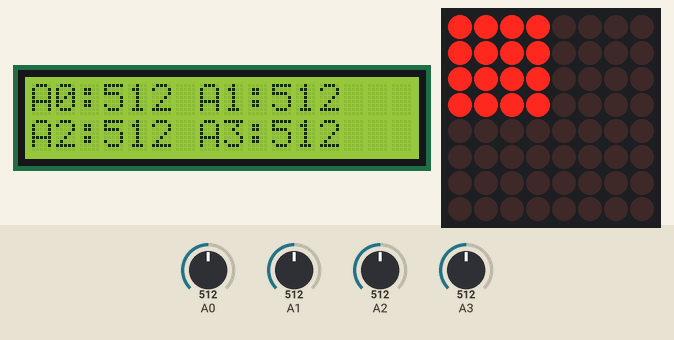
The sketch below on a simulated Arduino Uno, built with avr-gcc and run on an emulated ATmega328P. Shown: 16×2 character LCD, 8×8 LED matrix. The inputs (shaded band) are chosen by the test bench; at power-on: A0 = 512, A1 = 512, A2 = 512, A3 = 512.

Above: at 1.2 s.
1.3 s: A0 set to 716
At 2.6 s:
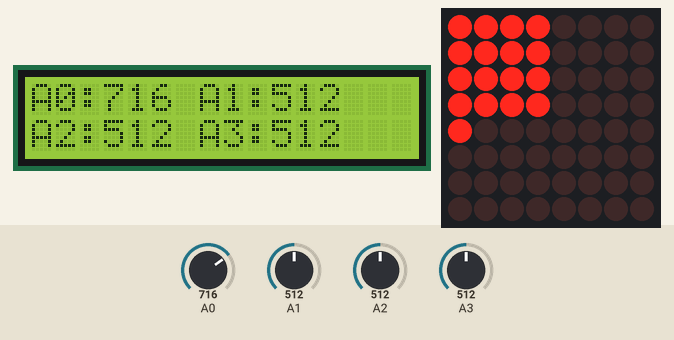
2.9 s: A1 set to 716
At 3.8 s:
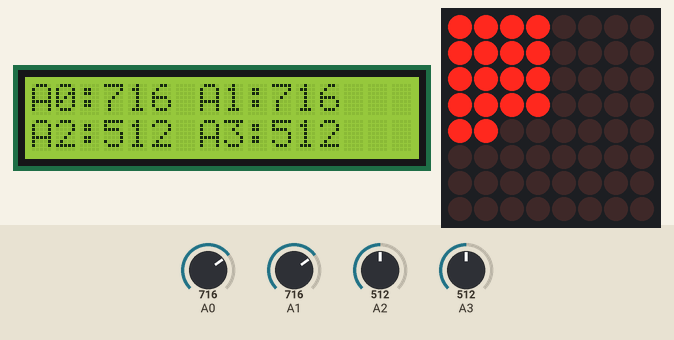
4.5 s: A2 set to 716
At 5.0 s:
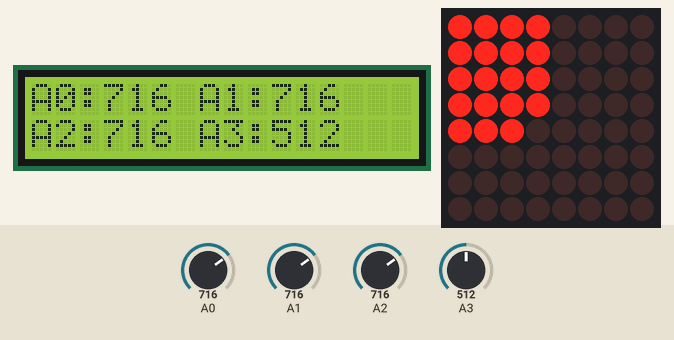
6.1 s: A3 set to 716
At 7.4 s:
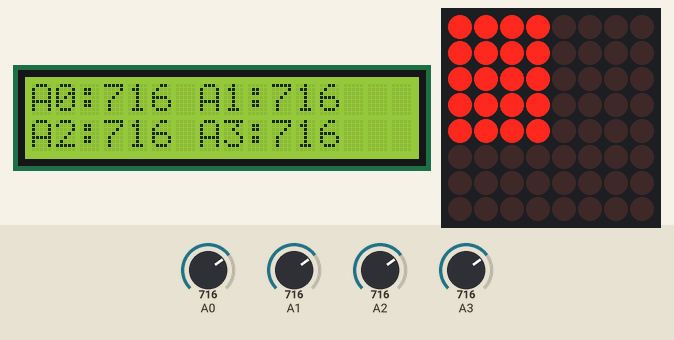
7.7 s: A0 set to 755
At 8.7 s:
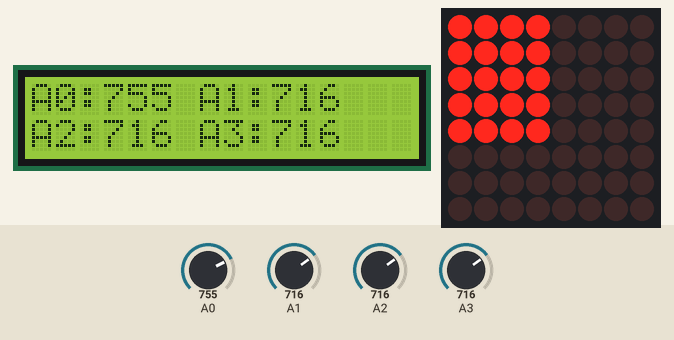
9.3 s: A0 set to 776
At 9.9 s:
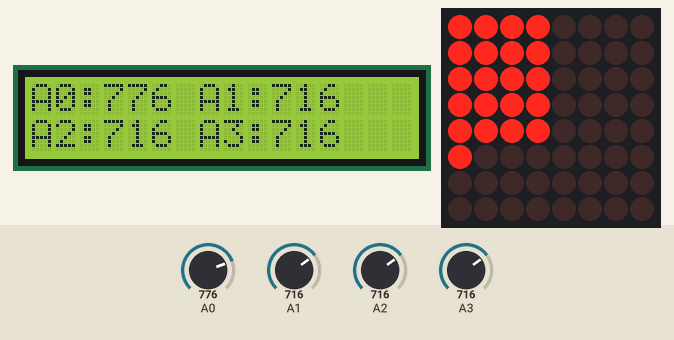
Timing chart, 0 to 11.9 s (numbered marks = the images above; inputs shaded):
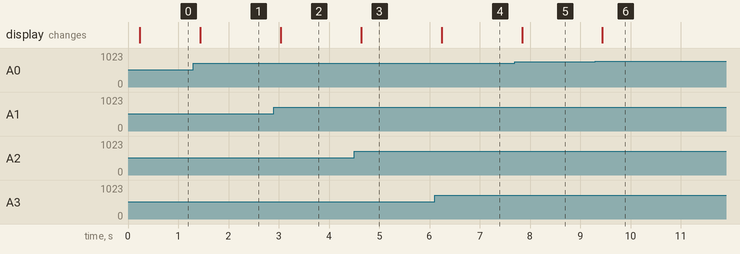

Measured:
- the behaviour switches between 767 and 768 on A0 (found by bisection; images 5 and 6)
- after the input at 1.3 s, the display: changes after 0.14 s (image 1)
- after the input at 2.9 s, the display: changes after 0.14 s (image 2)
- after the input at 4.5 s, the display: changes after 0.14 s (image 3)
- after the input at 6.1 s, the display: changes after 0.14 s (image 4)
- after the input at 7.7 s, the display: changes after 0.14 s (image 5)
- after the input at 9.3 s, the display: changes after 0.14 s (image 6)

The sketch:

z1_plan-b.ino
```cpp
// sa IIC adapterom

#include <Wire.h>
#include <LiquidCrystal_I2C.h>
#include <LedControl.h>

// Inicijalizacija LCD-a preko I²C adaptera (adresa 0x27, 16x2)
LiquidCrystal_I2C lcd(0x27, 16, 2);

// Inicijalizacija LED matrice (MAX7219): parametri su (dataPin, clkPin, csPin, broj uređaja)
// U ovom primjeru DIN=13, CLK=A5, CS=A4 – prilagodite prema svojoj shemi.
LedControl lc = LedControl(13, A5, A4, 1);

const unsigned long updateInterval = 200;  // period ažuriranja prikaza (200 ms ili više)
unsigned long lastUpdateTime = 0;

void setup() {
  // Inicijalizacija LCD-a
  lcd.init();
  lcd.backlight();

  // Postavljanje LED matrice: uključivanje, postavljanje intenziteta i čišćenje prikaza
  lc.shutdown(0, false);
  lc.setIntensity(0, 8);
  lc.clearDisplay(0);
}

void loop() {
  if (millis() - lastUpdateTime >= updateInterval) {
    lastUpdateTime = millis();

    // Čitanje "šuma" s četiri analogna pina
    int analogValues[4];
    for (int i = 0; i < 4; i++) {
      analogValues[i] = analogRead(A0 + i);
    }

    // Ažuriranje LCD prikaza
    lcd.clear();

    // Prvi redak: ispis podataka s A0 i A1 u formatu "A0: y A1: y"
    lcd.setCursor(0, 0);
    lcd.print("A0:"); lcd.print(analogValues[0]);
    lcd.print(" A1:"); lcd.print(analogValues[1]);

    // Drugi redak: ispis podataka s A2 i A3
    lcd.setCursor(0, 1);
    lcd.print("A2:"); lcd.print(analogValues[2]);
    lcd.print(" A3:"); lcd.print(analogValues[3]);

    // Ažuriranje prikaza na LED matrici
    // Za svaki analogni kanal, skaliramo očitanu vrijednost (0–1023) na broj LED-ova u stupcu (0–8)
    for (int i = 0; i < 4; i++) {
      int height = map(analogValues[i], 0, 1023, 0, 8);
      // Generiramo pattern stupca: ako je height nula, nijedan LED ne svijetli; inače se pomakne 0xFF
      byte colPattern = (height == 0) ? 0 : (0xFF << (8 - height));
      lc.setColumn(0, i, colPattern);
    }
    // Čistimo stupce od 4 do 7 kako bi prikaz bio uredan
    for (int i = 4; i < 8; i++) {
      lc.setColumn(0, i, 0);
    }
  }
}


// bez

/*
#include <LiquidCrystal.h>
#include <LedControl.h>

// Inicijalizacija LCD-a za paralelno spajanje:
// Parametri: (RS, E, D4, D5, D6, D7)
LiquidCrystal lcd(12, 11, 5, 4, 3, 2);

// Inicijalizacija LED matrice s MAX7219 kontrolerom:
// Parametri: (dataPin, clkPin, csPin, broj uređaja)
// Ovdje DIN=13, CLK=A5, CS=A4 – prilagodite prema vlastitoj shemi.
LedControl lc = LedControl(13, A5, A4, 1);

const unsigned long updateInterval = 200;  // ažuriranje svakih 200 ms ili više
unsigned long lastUpdateTime = 0;

void setup() {
  // Inicijaliziramo LCD
  lcd.begin(16, 2);
  lcd.clear();

  // Inicijaliziramo LED matricu: uključivanje i osnovne postavke
  lc.shutdown(0, false);
  lc.setIntensity(0, 8);
  lc.clearDisplay(0);
}

void loop() {
  if (millis() - lastUpdateTime >= updateInterval) {
    lastUpdateTime = millis();

    // Čitanje analognih "šuma" s A0 do A3
    int analogValues[4];
    for (int i = 0; i < 4; i++) {
      analogValues[i] = analogRead(A0 + i);
    }

    // Ažuriranje LCD prikaza u numeričkom obliku
    lcd.clear();

    // Prvi redak: podaci s A0 i A1
    lcd.setCursor(0, 0);
    lcd.print("A0:"); lcd.print(analogValues[0]);
    lcd.print(" A1:"); lcd.print(analogValues[1]);

    // Drugi redak: podaci s A2 i A3
    lcd.setCursor(0, 1);
    lcd.print("A2:"); lcd.print(analogValues[2]);
    lcd.print(" A3:"); lcd.print(analogValues[3]);

    // Ažuriranje LED matrice: skaliramo vrijednost (0–1023) na broj LED-ova (0–8) po stupcu
    for (int i = 0; i < 4; i++) {
      int height = map(analogValues[i], 0, 1023, 0, 8);
      byte colPattern = (height == 0) ? 0 : (0xFF << (8 - height));
      lc.setColumn(0, i, colPattern);
    }
    // Čistimo stupce od 4 do 7
    for (int i = 4; i < 8; i++) {
      lc.setColumn(0, i, 0);
    }
  }
}

*/
```
